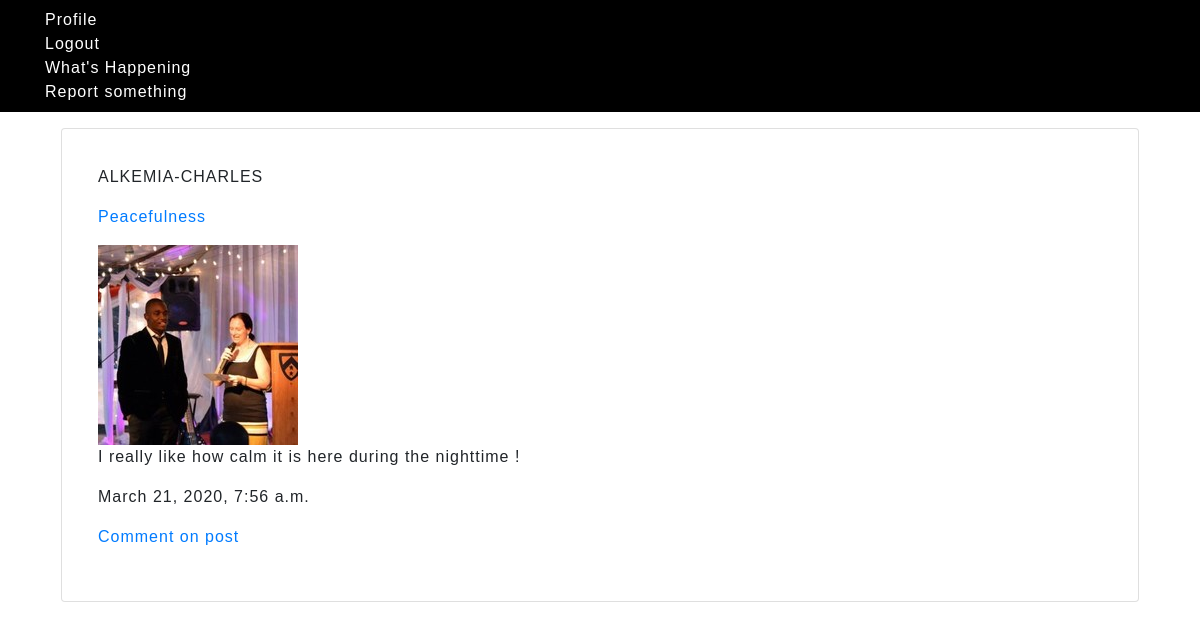
The page / (signed in) on the database as committed earlier.
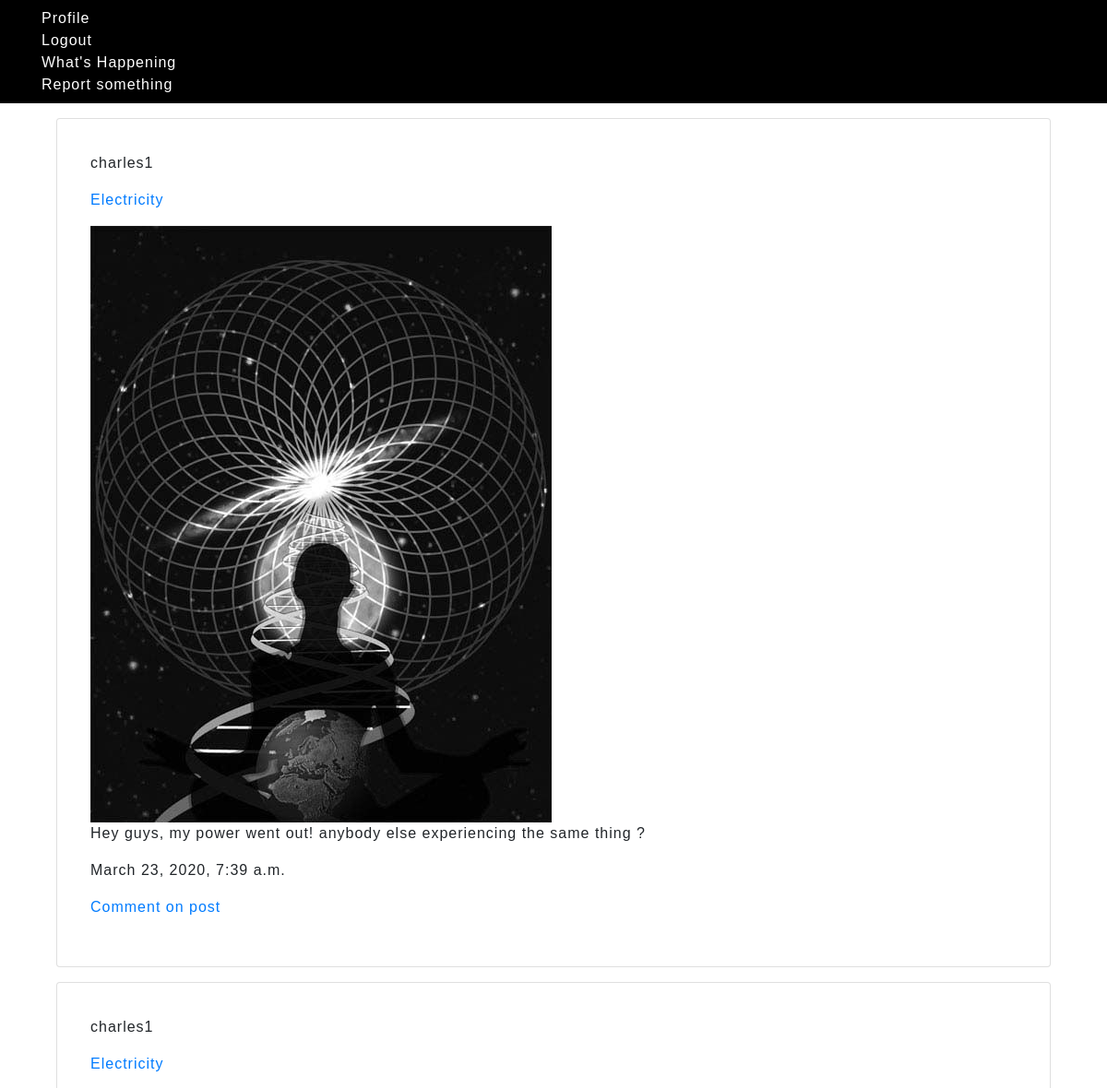
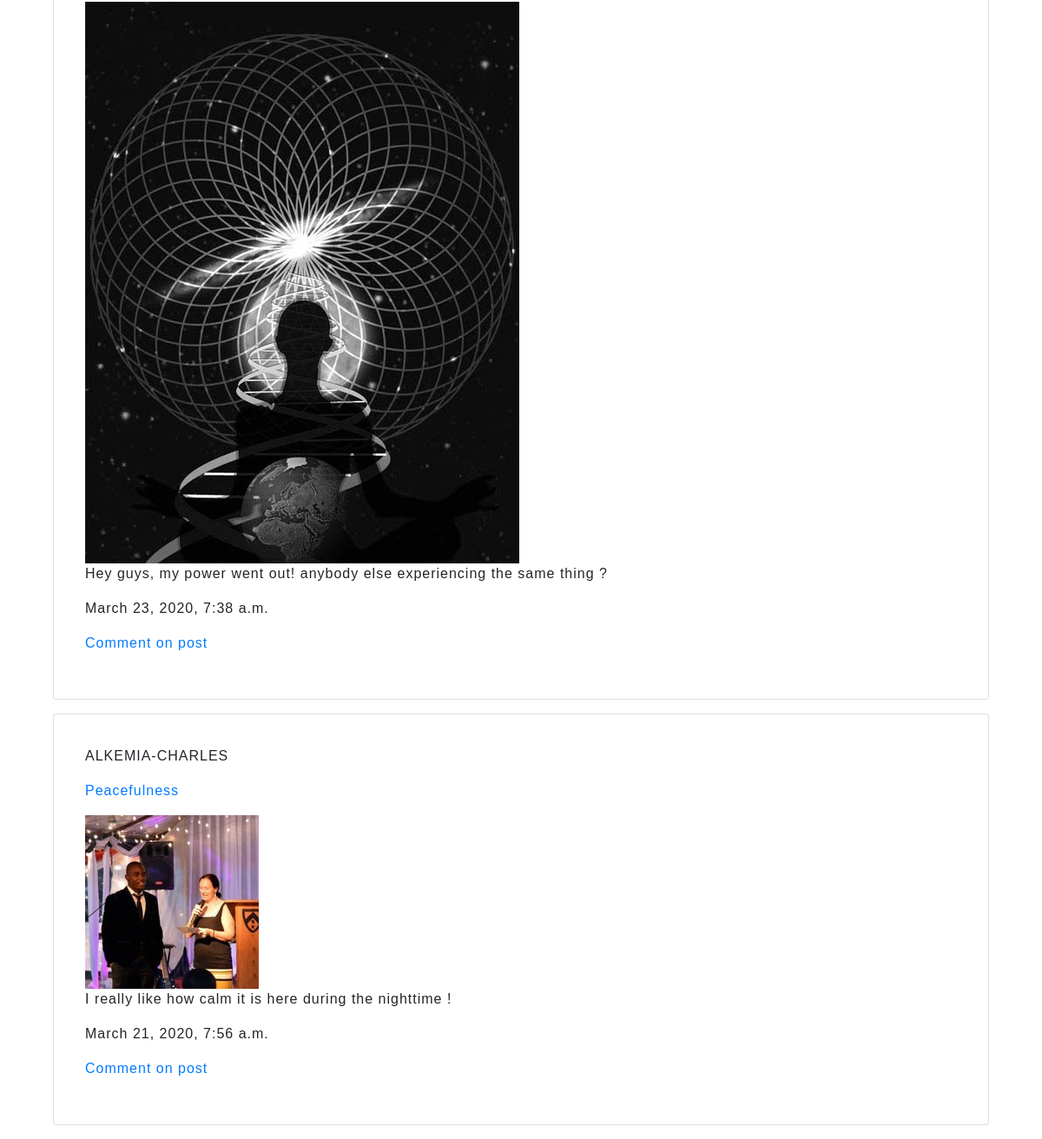
The same page on the database as committed later (2 pictures, top to bottom).
### worldwatch/models.py (models this page shows, shortened)
class Post(models.Model):
    image = models.ImageField(default="default.jpg", upload_to="pictures")
    title = models.CharField(max_length=70)
    message = models.TextField(max_length=200)
    post_date = models.DateTimeField(auto_now_add=True)
    masterpost = models.ForeignKey(User, on_delete=models.CASCADE, null=True)

### worldwatch/views.py (the view)
# urls.py: url(r'^$', PostListView.as_view(), name='index'),
class PostListView(LoginRequiredMixin,ListView):
    model = Post
    template_name = "main/index.html"
    context_object_name = "posts"
    ordering =['-post_date']

### templates/main/index.html (shortened to what this page needs)
{% extends "main/base.html" %}
{%block content%}
<div class="container">
    {% for post in posts %}
    <div class="card m-3 p-3">
        <div class="card-body">
            <p>{{post.masterpost.username}}</p>
            <p><a href="{% url 'post-detail' post.id %}">{{post.title}}</a></p>
            <img src="{{post.image.url}}" class="img-fluid" />
            <p>{{post.message}}</p>
            <p>{{post.post_date}}</p>
            <p><a href="{% url 'post-comment' post.id %}">Comment on post</a></p>
        </div>
    </div>
    {% endfor %}
</div>
{%endblock%}

Rows that differ between the two databases and show on the page:
added Post: masterpost.username "charles1", title "Electricity", image (picture), message "Hey guys, my power went out! anybody else experiencing the same thing ?", post_date "March 23, 2020, 7:39 a.m."
added Post: masterpost.username "charles1", title "Electricity", image (picture), message "Hey guys, my power went out! anybody else experiencing the same thing ?", post_date "March 23, 2020, 7:38 a.m."
